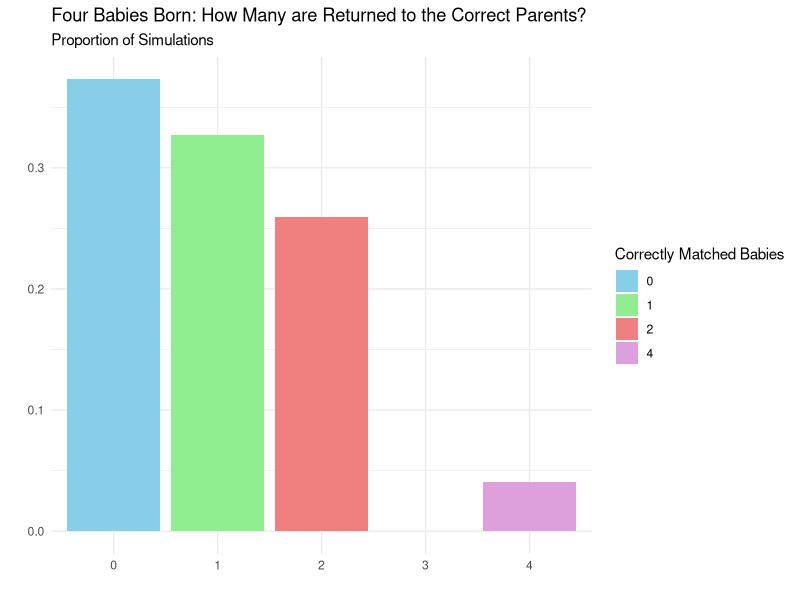

Generate this figure with R:
## ---- chunk 1
#| label: setup
#| message: false
#| warning: false

library(tidyverse)
library(kableExtra)

## ---- chunk 2
#| label: function-simulation-for-random-babies
#| message: false
#| warning: false
#| echo: true

randomBabies <- function(nBabies = 4){
  assigned <- sample(1:nBabies, size = nBabies, replace = FALSE)
  sum(assigned == 1:nBabies)
}

results <- map_int(.x = 1:10000,
                   .f = ~ randomBabies())

table(results) / 10000
## ---- chunk 3
#| eval: true
#| message: false
#| warning: false
#| echo: true

results_enframe <- enframe(results, 
        name = "simulation_number", 
        value = "ncorrect")

## ---- chunk 4
#| label: table-for-random-babies
#| message: false
#| warning: false
#| echo: true

# https://chatgpt.com/share/673fb074-7db4-8006-b51a-d0f1e1b1a58e
# To include results that are 0

results_enframe |>
  count(ncorrect) |>
  mutate(proportion = n / sum(n)) |>
  complete(ncorrect = 0:4, fill = list(n = 0, proportion = 0)) |>
  select(ncorrect, proportion) |>
  pivot_wider(names_from = ncorrect, values_from = proportion, names_prefix = "Babies: ") |>
  kable(caption = "Proportion of Simulations by Number of Correctly Returned Babies to their Parents") |>
  kable_styling(bootstrap_options = "striped") 


## ---- chunk 5
#| label: visualization-for-random-babies
#| message: false
#| warning: false
#| echo: true

results_enframe |>
  ggplot(aes(x = as.factor(ncorrect), fill = as.factor(ncorrect))) +
  geom_bar(mapping = aes(y = after_stat(count) / sum(after_stat(count)))) +  
  labs(x = "", 
       y = "",
       fill = "Correctly Matched Babies", 
       subtitle = "Proportion of Simulations",
       title = "Four Babies Born: How Many are Returned to the Correct Parents?") +
  theme_minimal() +
  scale_fill_manual(values = c("skyblue", "lightgreen", "lightcoral", "plum", "lightgoldenrodyellow")) + scale_x_discrete(limits = c("0", "1", "2", "3", "4")) 
